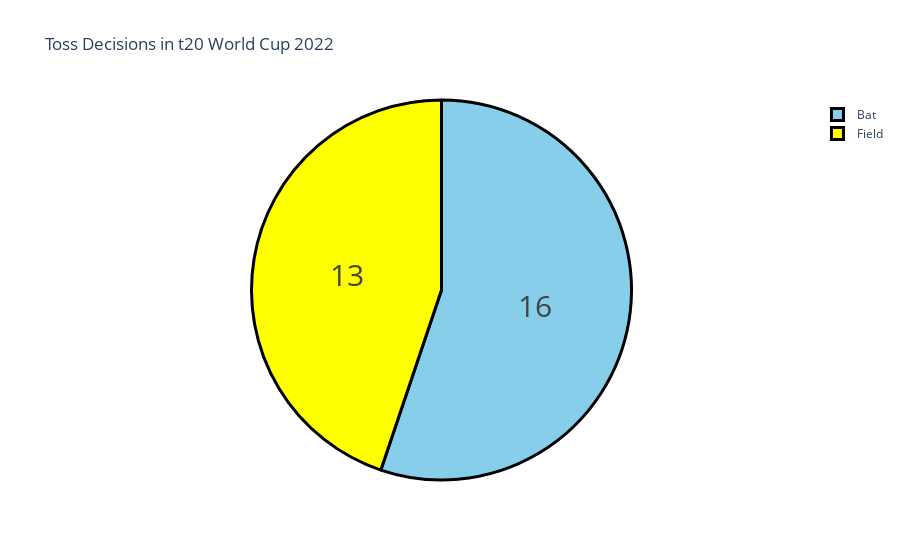

The cell this chart's notebook holds for it:
### Markdown cell above
### So in the t20 world cup 2022, 16 matches were won by batting first, and 13 matches were won by chasing.

### Code cell
#let’s have a look at the toss decisions by teams in the world cup:
toss = data["toss decision"].value_counts()
label = toss.index
counts = toss.values
colors = ['skyblue','yellow']

fig = go.Figure(data=[go.Pie(labels=label, values=counts)])
fig.update_layout(title_text='Toss Decisions in t20 World Cup 2022')
fig.update_traces(hoverinfo='label+percent', textinfo='value', textfont_size=30,
                  marker=dict(colors=colors, line=dict(color='black', width=3)))
fig.show()

### Figure 1 — Plotly figure (JSON) as saved in the notebook; plotly's stock layout.template omitted (floating-point values rounded to 4 significant figures)
{"data": [{"hoverinfo": "label+percent", "labels": ["Bat", "Field"], "marker": {"colors": ["skyblue", "yellow"], "line": {"color": "black", "width": 3}}, "textfont": {"size": 30}, "textinfo": "value", "type": "pie", "values": [16, 13]}], "layout": {"title": {"text": "Toss Decisions in t20 World Cup 2022"}}}
